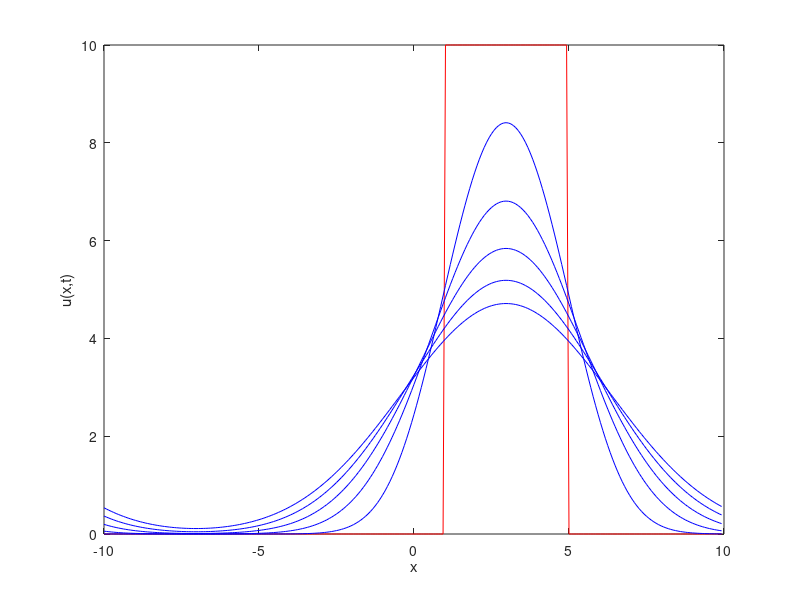

Recreate this plot in MATLAB.
% 
% Introductory Matlab script for a solving the heat equation 
%     u_t = D u_xx
% using the fast Fourier Transform
%
% Jim Powell, 4 November 2024
%

% set parameters and define domain
J=256;      % use a power of two for maximum efficiency
L=10;       % half width of domain
dx=2*L/J;   % spatial step size
x=linspace(-L,L-dx,J);  % FFT assumes f(L)=f(-L) so last point unnecessary
D=1;        % diffusion constant

% set initial condition and take FFT
f=10*( abs(x-3)<2);     % block wave, width 4, centered at x=3
fk=fft(f);  % transform!

% set up vector of wave numbers
ks=pi/L*[0:J/2 1-J/2:-1];

% calculate and plot spectral solution at different times

plot(x,f,'r')   % IC in red

for t=1:5   % times for the various solutions
    uk=exp(-D*t*ks.^2).*fk;     % solution in wave space
    u=real( ifft(uk) ); % inverse FFT, ignore small imaginary bits
    hold on, plot(x,u,'b'), hold off
end
xlabel('x'), ylabel('u(x,t)')

